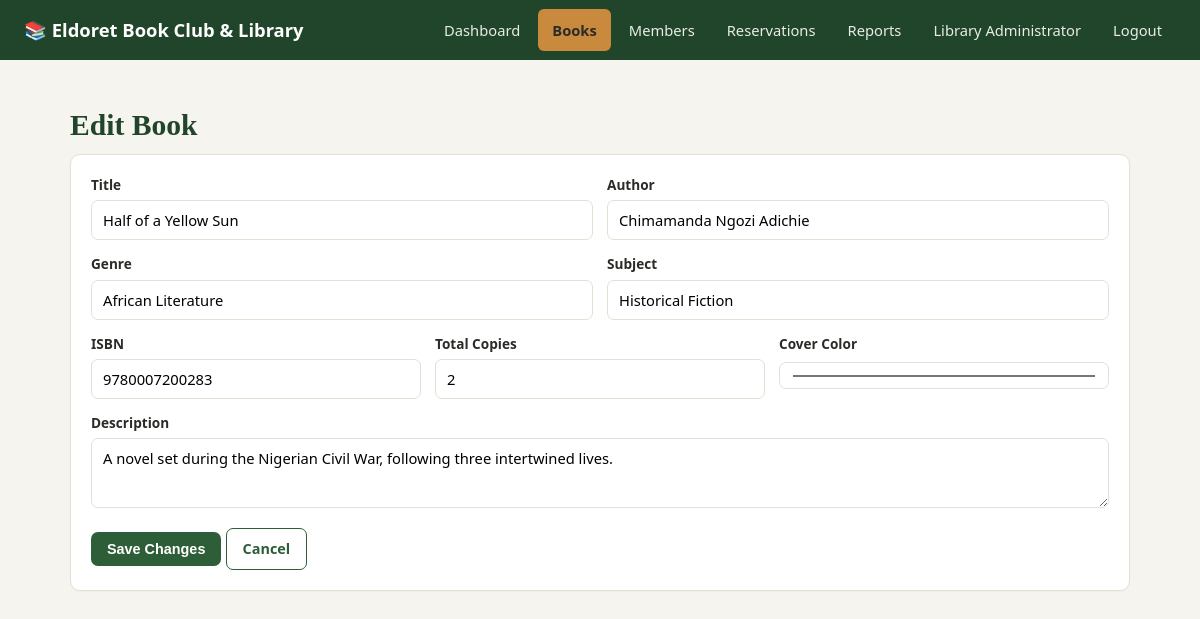
/admin/books/2/edit (signed in), run on the app's committed database.
### tables this page shows
CREATE TABLE books (
    id INTEGER PRIMARY KEY AUTOINCREMENT,
    title TEXT NOT NULL,
    author TEXT NOT NULL,
    genre TEXT NOT NULL,
    subject TEXT,
    isbn TEXT,
    description TEXT,
    total_copies INTEGER NOT NULL DEFAULT 1,
    available_copies INTEGER NOT NULL DEFAULT 1,
    cover_color TEXT DEFAULT '#4a6fa5',
    added_at TEXT NOT NULL DEFAULT (datetime('now'))
);

### app.py (the view, shortened to what this page needs)
@app.route("/admin/books/<int:book_id>/edit", methods=["GET", "POST"])
@admin_required
def admin_edit_book(book_id):
    db = get_db()
    book = db.execute("SELECT * FROM books WHERE id=?", (book_id,)).fetchone()
    if not book:
        abort(404)
    return render_template("admin_edit_book.html", book=book)

### app.py (called while the page is built)
def get_db():
    if "db" not in g:
        g.db = sqlite3.connect(DB_PATH)
        g.db.row_factory = sqlite3.Row
        g.db.execute("PRAGMA foreign_keys = ON")
    return g.db

def admin_required(view):
    @wraps(view)
    def wrapped(*args, **kwargs):
        if not session.get("user_id"):
            flash("Please log in to continue.", "warning")
            return redirect(url_for("login"))
        if session.get("role") != "admin":
            abort(403)
        return view(*args, **kwargs)
    return wrapped

@app.context_processor
def inject_user():
    return {
        "current_user_name": session.get("full_name"),
        "current_user_role": session.get("role"),
    }

### templates/admin_edit_book.html (shortened to what this page needs)
{% extends "base.html" %}
{% block content %}
<h1>Edit Book</h1>
<div class="card">
  <form method="POST">
    <div class="form-row">
      <div class="form-group"><label>Title</label><input type="text" name="title" value="{{ book.title }}" required></div>
      <div class="form-group"><label>Author</label><input type="text" name="author" value="{{ book.author }}" required></div>
    </div>
    <div class="form-row">
      <div class="form-group"><label>Genre</label><input type="text" name="genre" value="{{ book.genre }}" required></div>
      <div class="form-group"><label>Subject</label><input type="text" name="subject" value="{{ book.subject or '' }}"></div>
    </div>
    <div class="form-row">
      <div class="form-group"><label>ISBN</label><input type="text" name="isbn" value="{{ book.isbn or '' }}"></div>
      <div class="form-group"><label>Total Copies</label><input type="number" name="total_copies" value="{{ book.total_copies }}" min="1" required></div>
      <div class="form-group"><label>Cover Color</label><input type="color" name="cover_color" value="{{ book.cover_color }}"></div>
    </div>
    <div class="form-group"><label>Description</label><textarea name="description">{{ book.description or '' }}</textarea></div>
    <button type="submit" class="btn">Save Changes</button>
    <a class="btn btn-outline" href="{{ url_for('admin_books') }}">Cancel</a>
  </form>
</div>
{% endblock %}

### static/css/style.css (style rules this page uses)
:root { --primary: #2e5e38; --primary-dark: #21452a; --accent: #c98a3e; --bg: #f6f4ef; --card-bg: #ffffff; --text: #2b2b28; --muted: #6b6a64; --border: #e3e0d6; --danger: #a13c3c; --success: #2e5e38; --warning: #c98a3e; --info: #3e6b8a; }
* { box-sizing: border-box; }
body { margin: 0; font-family: "Segoe UI", system-ui, -apple-system, sans-serif; background: var(--bg); color: var(--text); line-height: 1.5; }
a { color: var(--primary); text-decoration: none; }
h1, h2, h3 { font-family: Georgia, "Times New Roman", serif; color: #21452a; }
h1 { font-size: 1.85rem; margin-bottom: 6px; }
.card { background: var(--card-bg); border: 1px solid var(--border); border-radius: 10px; padding: 20px; margin-bottom: 18px; box-shadow: 0 1px 2px rgba(0,0,0,0.03); }
.btn { display: inline-block; padding: 9px 16px; border-radius: 7px; border: none; background: var(--primary); color: #fff; cursor: pointer; font-size: 0.9rem; font-weight: 600; }
.btn-outline { background: transparent; border: 1px solid var(--primary); color: var(--primary); }
.form-group { margin-bottom: 14px; }
.form-group label { display: block; font-size: 0.85rem; font-weight: 600; margin-bottom: 5px; color: var(--text); }
.form-group input, .form-group select, .form-group textarea { width: 100%; padding: 9px 11px; border: 1px solid var(--border); border-radius: 7px; font-size: 0.92rem; font-family: inherit; background: #fff; }
.form-group textarea { resize: vertical; min-height: 70px; }
.form-row { display: flex; gap: 14px; flex-wrap: wrap; }
.form-row .form-group { flex: 1; min-width: 160px; }

### data on the page
books: title "Half of a Yellow Sun", author "Chimamanda Ngozi Adichie", genre "African Literature", subject "Historical Fiction", isbn "9780007200283", total_copies "2", cover_color "#a9542f", description "A novel set during the Nigerian Civil War, following three intertwined lives."

### other printed values
{{ current_user_name }} "Library Administrator"
